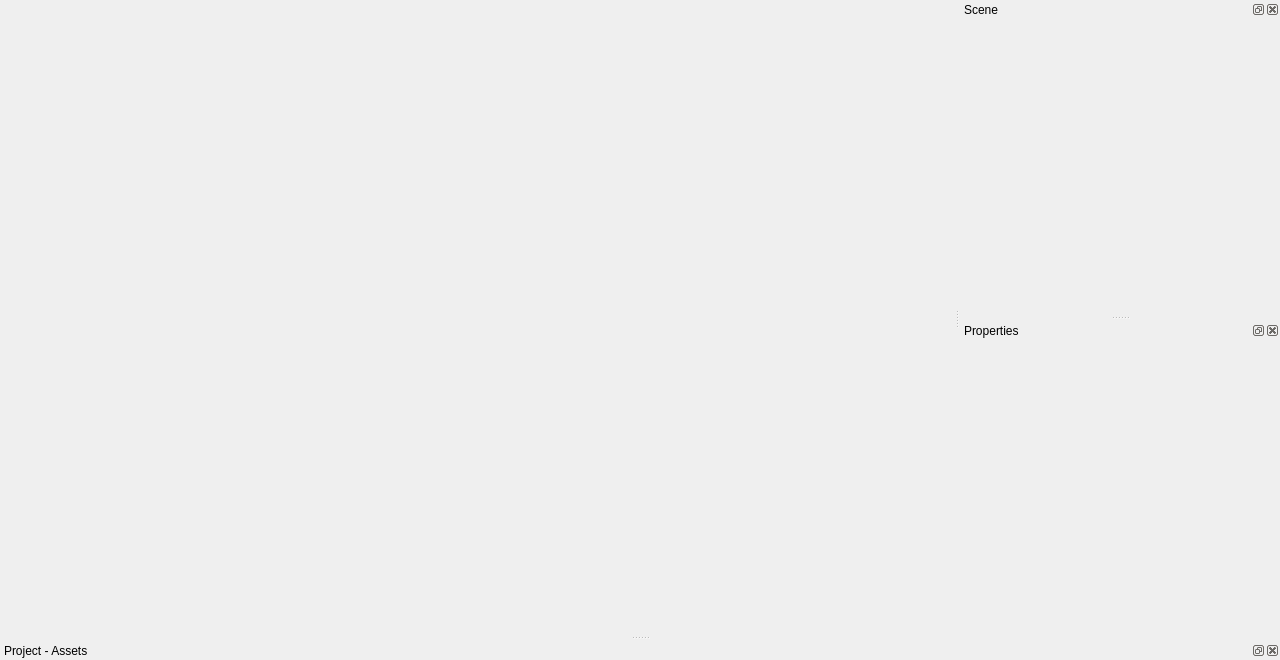
<?xml version="1.0" encoding="UTF-8"?>
<ui version="4.0">
 <class>EditorWindow</class>
 <widget class="QMainWindow" name="EditorWindow">
  <property name="geometry">
   <rect>
    <x>0</x>
    <y>0</y>
    <width>1280</width>
    <height>660</height>
   </rect>
  </property>
  <property name="sizePolicy">
   <sizepolicy hsizetype="MinimumExpanding" vsizetype="MinimumExpanding">
    <horstretch>0</horstretch>
    <verstretch>0</verstretch>
   </sizepolicy>
  </property>
  <property name="minimumSize">
   <size>
    <width>900</width>
    <height>660</height>
   </size>
  </property>
  <property name="windowTitle">
   <string/>
  </property>
  <property name="windowIcon">
   <iconset resource="../gameplay-editor.qrc">
    <normaloff>:/res/images/icon.png</normaloff>:/res/images/icon.png</iconset>
  </property>
  <property name="tabShape">
   <enum>QTabWidget::Rounded</enum>
  </property>
  <property name="dockOptions">
   <set>QMainWindow::AllowTabbedDocks|QMainWindow::AnimatedDocks</set>
  </property>
  <widget class="QWidget" name="centralWidget"/>
  <widget class="QDockWidget" name="sceneDockWidget">
   <property name="sizePolicy">
    <sizepolicy hsizetype="Fixed" vsizetype="Preferred">
     <horstretch>0</horstretch>
     <verstretch>0</verstretch>
    </sizepolicy>
   </property>
   <property name="minimumSize">
    <size>
     <width>320</width>
     <height>33</height>
    </size>
   </property>
   <property name="allowedAreas">
    <set>Qt::BottomDockWidgetArea|Qt::LeftDockWidgetArea|Qt::RightDockWidgetArea</set>
   </property>
   <property name="windowTitle">
    <string>Scene</string>
   </property>
   <attribute name="dockWidgetArea">
    <number>2</number>
   </attribute>
   <widget class="QWidget" name="sceneDockWidgetContents"/>
  </widget>
  <widget class="QDockWidget" name="propertiesDockWidget">
   <property name="sizePolicy">
    <sizepolicy hsizetype="Fixed" vsizetype="Preferred">
     <horstretch>0</horstretch>
     <verstretch>0</verstretch>
    </sizepolicy>
   </property>
   <property name="minimumSize">
    <size>
     <width>300</width>
     <height>33</height>
    </size>
   </property>
   <property name="allowedAreas">
    <set>Qt::BottomDockWidgetArea|Qt::LeftDockWidgetArea|Qt::RightDockWidgetArea</set>
   </property>
   <property name="windowTitle">
    <string>Properties</string>
   </property>
   <attribute name="dockWidgetArea">
    <number>2</number>
   </attribute>
   <widget class="QWidget" name="propertiesDockWidgetContents"/>
  </widget>
  <widget class="QDockWidget" name="projectDockWidget">
   <property name="allowedAreas">
    <set>Qt::BottomDockWidgetArea|Qt::LeftDockWidgetArea|Qt::RightDockWidgetArea</set>
   </property>
   <property name="windowTitle">
    <string>Project - Assets</string>
   </property>
   <attribute name="dockWidgetArea">
    <number>8</number>
   </attribute>
   <widget class="QWidget" name="projectDockWidgetContents"/>
  </widget>
  <action name="actionNew">
   <property name="icon">
    <iconset resource="../gameplay-editor.qrc">
     <normaloff>:/res/images/project-new.png</normaloff>:/res/images/project-new.png</iconset>
   </property>
   <property name="text">
    <string>New</string>
   </property>
   <property name="shortcut">
    <string>Meta+Shift+N</string>
   </property>
  </action>
  <action name="actionOpen">
   <property name="icon">
    <iconset resource="../gameplay-editor.qrc">
     <normaloff>:/res/images/project-open.png</normaloff>:/res/images/project-open.png</iconset>
   </property>
   <property name="text">
    <string>Open</string>
   </property>
   <property name="shortcut">
    <string>Meta+Shift+O</string>
   </property>
  </action>
  <action name="actionSave">
   <property name="icon">
    <iconset resource="../gameplay-editor.qrc">
     <normaloff>:/res/images/project-save.png</normaloff>:/res/images/project-save.png</iconset>
   </property>
   <property name="text">
    <string>Save</string>
   </property>
   <property name="shortcut">
    <string>Meta+S</string>
   </property>
  </action>
  <action name="actionPreferences">
   <property name="icon">
    <iconset resource="../gameplay-editor.qrc">
     <normaloff>:/res/images/project-preferences.png</normaloff>:/res/images/project-preferences.png</iconset>
   </property>
   <property name="text">
    <string>Preferences</string>
   </property>
  </action>
  <action name="actionUndo">
   <property name="text">
    <string>Undo</string>
   </property>
   <property name="shortcut">
    <string>Meta+Z</string>
   </property>
  </action>
  <action name="actionRedo">
   <property name="text">
    <string>Redo</string>
   </property>
   <property name="shortcut">
    <string>Meta+Y</string>
   </property>
  </action>
  <action name="actionCut">
   <property name="text">
    <string>Cut</string>
   </property>
   <property name="shortcut">
    <string>Meta+X</string>
   </property>
  </action>
  <action name="actionCopy">
   <property name="text">
    <string>Copy</string>
   </property>
   <property name="shortcut">
    <string>Meta+C</string>
   </property>
  </action>
  <action name="actionPaste">
   <property name="text">
    <string>Paste</string>
   </property>
   <property name="shortcut">
    <string>Meta+V</string>
   </property>
  </action>
  <action name="actionDuplicate">
   <property name="text">
    <string>Duplicate</string>
   </property>
   <property name="shortcut">
    <string>Meta+D</string>
   </property>
  </action>
  <action name="actionDelete">
   <property name="text">
    <string>Delete</string>
   </property>
   <property name="shortcut">
    <string>Meta+Backspace</string>
   </property>
  </action>
  <action name="actionFrame">
   <property name="text">
    <string>Frame (Center)</string>
   </property>
   <property name="shortcut">
    <string>F</string>
   </property>
  </action>
  <action name="actionFind">
   <property name="text">
    <string>Find</string>
   </property>
   <property name="shortcut">
    <string>Meta+F</string>
   </property>
  </action>
  <action name="actionImport">
   <property name="icon">
    <iconset resource="../gameplay-editor.qrc">
     <normaloff>:/res/images/project-import.png</normaloff>:/res/images/project-import.png</iconset>
   </property>
   <property name="text">
    <string>Import Asset</string>
   </property>
   <property name="shortcut">
    <string>Meta+I</string>
   </property>
  </action>
  <action name="actionAdd">
   <property name="icon">
    <iconset resource="../gameplay-editor.qrc">
     <normaloff>:/res/images/scene-add.png</normaloff>:/res/images/scene-add.png</iconset>
   </property>
   <property name="text">
    <string>Add to Scene</string>
   </property>
   <property name="shortcut">
    <string>Meta+N</string>
   </property>
  </action>
  <action name="actionHelp">
   <property name="icon">
    <iconset resource="../gameplay-editor.qrc">
     <normaloff>:/res/images/project-help.png</normaloff>:/res/images/project-help.png</iconset>
   </property>
   <property name="text">
    <string>Help</string>
   </property>
   <property name="shortcut">
    <string>Meta+H</string>
   </property>
  </action>
  <action name="actionAbout">
   <property name="text">
    <string>About</string>
   </property>
  </action>
  <action name="actionPlay">
   <property name="icon">
    <iconset resource="../gameplay-editor.qrc">
     <normaloff>:/res/images/project-play.png</normaloff>:/res/images/project-play.png</iconset>
   </property>
   <property name="text">
    <string>Play Game</string>
   </property>
   <property name="shortcut">
    <string>F5</string>
   </property>
  </action>
  <action name="actionPackage">
   <property name="icon">
    <iconset resource="../gameplay-editor.qrc">
     <normaloff>:/res/images/project-package.png</normaloff>:/res/images/project-package.png</iconset>
   </property>
   <property name="text">
    <string>Package</string>
   </property>
   <property name="shortcut">
    <string>F7</string>
   </property>
  </action>
  <action name="actionShowGrid">
   <property name="checkable">
    <bool>true</bool>
   </property>
   <property name="icon">
    <iconset resource="../gameplay-editor.qrc">
     <normaloff>:/res/images/show-grid.png</normaloff>:/res/images/show-grid.png</iconset>
   </property>
   <property name="text">
    <string>Show - Grid</string>
   </property>
   <property name="toolTip">
    <string>Show - Grid</string>
   </property>
  </action>
  <action name="actionFullscreen">
   <property name="checkable">
    <bool>false</bool>
   </property>
   <property name="icon">
    <iconset resource="../gameplay-editor.qrc">
     <normaloff>:/res/images/view-fullscreen.png</normaloff>:/res/images/view-fullscreen.png</iconset>
   </property>
   <property name="text">
    <string>View Fullscreen</string>
   </property>
  </action>
  <action name="actionTransformMove">
   <property name="checkable">
    <bool>true</bool>
   </property>
   <property name="checked">
    <bool>false</bool>
   </property>
   <property name="icon">
    <iconset resource="../gameplay-editor.qrc">
     <normaloff>:/res/images/transform-move.png</normaloff>:/res/images/transform-move.png</iconset>
   </property>
   <property name="text">
    <string>Move (W)</string>
   </property>
   <property name="toolTip">
    <string>Move (W)</string>
   </property>
   <property name="shortcut">
    <string>W</string>
   </property>
  </action>
  <action name="actionTransformRotate">
   <property name="checkable">
    <bool>true</bool>
   </property>
   <property name="icon">
    <iconset resource="../gameplay-editor.qrc">
     <normaloff>:/res/images/transform-rotate.png</normaloff>:/res/images/transform-rotate.png</iconset>
   </property>
   <property name="text">
    <string>Rotate (E)</string>
   </property>
   <property name="toolTip">
    <string>Rotate (E)</string>
   </property>
   <property name="shortcut">
    <string>E</string>
   </property>
  </action>
  <action name="actionTransformScale">
   <property name="checkable">
    <bool>true</bool>
   </property>
   <property name="icon">
    <iconset resource="../gameplay-editor.qrc">
     <normaloff>:/res/images/transform-scale.png</normaloff>:/res/images/transform-scale.png</iconset>
   </property>
   <property name="text">
    <string>Scale (R)</string>
   </property>
   <property name="toolTip">
    <string>Scale (R)</string>
   </property>
   <property name="shortcut">
    <string>R</string>
   </property>
  </action>
  <action name="actionTransformMode">
   <property name="text">
    <string>Transform - Mode</string>
   </property>
   <property name="toolTip">
    <string>Transform - Mode</string>
   </property>
  </action>
  <action name="actionTransformMode_World">
   <property name="icon">
    <iconset resource="../gameplay-editor.qrc">
     <normaloff>:/res/images/transform-mode-world.png</normaloff>:/res/images/transform-mode-world.png</iconset>
   </property>
   <property name="text">
    <string>Transform - World</string>
   </property>
   <property name="toolTip">
    <string>Transform - World</string>
   </property>
  </action>
  <action name="actionTransformMode_Local">
   <property name="icon">
    <iconset resource="../gameplay-editor.qrc">
     <normaloff>:/res/images/transform-mode-local.png</normaloff>:/res/images/transform-mode-local.png</iconset>
   </property>
   <property name="text">
    <string>Transform - Local</string>
   </property>
   <property name="toolTip">
    <string>Transform - Local</string>
   </property>
  </action>
  <action name="actionAdd_Node">
   <property name="icon">
    <iconset resource="../gameplay-editor.qrc">
     <normaloff>:/res/images/scene-node.png</normaloff>:/res/images/scene-node.png</iconset>
   </property>
   <property name="text">
    <string>Add Node</string>
   </property>
   <property name="toolTip">
    <string>Add Node</string>
   </property>
  </action>
  <action name="actionAdd_Cube">
   <property name="icon">
    <iconset resource="../gameplay-editor.qrc">
     <normaloff>:/res/images/scene-shape-cube.png</normaloff>:/res/images/scene-shape-cube.png</iconset>
   </property>
   <property name="text">
    <string>Add Cube</string>
   </property>
   <property name="toolTip">
    <string>Add Cube</string>
   </property>
  </action>
  <action name="actionAdd_Cone">
   <property name="icon">
    <iconset resource="../gameplay-editor.qrc">
     <normaloff>:/res/images/scene-shape-cone.png</normaloff>:/res/images/scene-shape-cone.png</iconset>
   </property>
   <property name="text">
    <string>Add Cone</string>
   </property>
   <property name="toolTip">
    <string>Add Cone</string>
   </property>
  </action>
  <action name="actionAdd_Cylinder">
   <property name="icon">
    <iconset resource="../gameplay-editor.qrc">
     <normaloff>:/res/images/scene-shape-cylinder.png</normaloff>:/res/images/scene-shape-cylinder.png</iconset>
   </property>
   <property name="text">
    <string>Add Cylinder</string>
   </property>
   <property name="toolTip">
    <string>Add Cylinder</string>
   </property>
  </action>
  <action name="actionAdd_Sphere">
   <property name="icon">
    <iconset resource="../gameplay-editor.qrc">
     <normaloff>:/res/images/scene-shape-sphere.png</normaloff>:/res/images/scene-shape-sphere.png</iconset>
   </property>
   <property name="text">
    <string>Add Sphere</string>
   </property>
   <property name="toolTip">
    <string>Add Sphere</string>
   </property>
  </action>
  <action name="actionAdd_Camera">
   <property name="icon">
    <iconset resource="../gameplay-editor.qrc">
     <normaloff>:/res/images/scene-camera.png</normaloff>:/res/images/scene-camera.png</iconset>
   </property>
   <property name="text">
    <string>Add Camera</string>
   </property>
   <property name="toolTip">
    <string>Add Camera</string>
   </property>
  </action>
  <action name="actionAdd_SpotLight">
   <property name="icon">
    <iconset resource="../gameplay-editor.qrc">
     <normaloff>:/res/images/scene-light-spot.png</normaloff>:/res/images/scene-light-spot.png</iconset>
   </property>
   <property name="text">
    <string>Add Spot Light</string>
   </property>
   <property name="toolTip">
    <string>Add Spot Light</string>
   </property>
  </action>
  <action name="actionAdd_PointLight">
   <property name="icon">
    <iconset resource="../gameplay-editor.qrc">
     <normaloff>:/res/images/scene-light-point.png</normaloff>:/res/images/scene-light-point.png</iconset>
   </property>
   <property name="text">
    <string>Add Point Light</string>
   </property>
   <property name="toolTip">
    <string>Add Point Light</string>
   </property>
  </action>
  <action name="actionAdd_DirectionalLight">
   <property name="icon">
    <iconset resource="../gameplay-editor.qrc">
     <normaloff>:/res/images/scene-light-directional.png</normaloff>:/res/images/scene-light-directional.png</iconset>
   </property>
   <property name="text">
    <string>Add Directional Light</string>
   </property>
   <property name="toolTip">
    <string>Add Directional Light</string>
   </property>
  </action>
  <action name="actionAdd_Terrain">
   <property name="icon">
    <iconset resource="../gameplay-editor.qrc">
     <normaloff>:/res/images/scene-terrain.png</normaloff>:/res/images/scene-terrain.png</iconset>
   </property>
   <property name="text">
    <string>Add Terrain</string>
   </property>
   <property name="toolTip">
    <string>Add Terrain</string>
   </property>
  </action>
  <action name="actionAdd_Sprite">
   <property name="icon">
    <iconset resource="../gameplay-editor.qrc">
     <normaloff>:/res/images/scene-sprite.png</normaloff>:/res/images/scene-sprite.png</iconset>
   </property>
   <property name="text">
    <string>Add Sprite</string>
   </property>
   <property name="toolTip">
    <string>Add Sprite</string>
   </property>
  </action>
  <action name="actionAdd_Text">
   <property name="icon">
    <iconset resource="../gameplay-editor.qrc">
     <normaloff>:/res/images/scene-text.png</normaloff>:/res/images/scene-text.png</iconset>
   </property>
   <property name="text">
    <string>Add Text</string>
   </property>
   <property name="toolTip">
    <string>Add Text</string>
   </property>
  </action>
  <action name="actionAdd_Form">
   <property name="icon">
    <iconset resource="../gameplay-editor.qrc">
     <normaloff>:/res/images/scene-form.png</normaloff>:/res/images/scene-form.png</iconset>
   </property>
   <property name="text">
    <string>Add Form</string>
   </property>
   <property name="toolTip">
    <string>Add Form</string>
   </property>
  </action>
  <action name="actionAdd_ParticleEmitter">
   <property name="icon">
    <iconset resource="../gameplay-editor.qrc">
     <normaloff>:/res/images/scene-particles.png</normaloff>:/res/images/scene-particles.png</iconset>
   </property>
   <property name="text">
    <string>Add Particle Emitter</string>
   </property>
   <property name="toolTip">
    <string>Add Particle Emitter</string>
   </property>
  </action>
  <action name="actionAdd_Audio">
   <property name="icon">
    <iconset resource="../gameplay-editor.qrc">
     <normaloff>:/res/images/scene-audio.png</normaloff>:/res/images/scene-audio.png</iconset>
   </property>
   <property name="text">
    <string>Add Audio</string>
   </property>
   <property name="toolTip">
    <string>Add Audio</string>
   </property>
  </action>
  <action name="actionAdd_Video">
   <property name="icon">
    <iconset resource="../gameplay-editor.qrc">
     <normaloff>:/res/images/scene-video.png</normaloff>:/res/images/scene-video.png</iconset>
   </property>
   <property name="text">
    <string>Add Video</string>
   </property>
   <property name="toolTip">
    <string>Add Video</string>
   </property>
  </action>
  <action name="actionShading">
   <property name="text">
    <string>Shading</string>
   </property>
   <property name="toolTip">
    <string>Shading</string>
   </property>
  </action>
  <action name="actionShading_Lit">
   <property name="icon">
    <iconset resource="../gameplay-editor.qrc">
     <normaloff>:/res/images/shading-lit.png</normaloff>:/res/images/shading-lit.png</iconset>
   </property>
   <property name="text">
    <string>Shading - Lit</string>
   </property>
   <property name="toolTip">
    <string>Shading - Lit</string>
   </property>
  </action>
  <action name="actionShading_Unlit">
   <property name="icon">
    <iconset resource="../gameplay-editor.qrc">
     <normaloff>:/res/images/shading-unlit.png</normaloff>:/res/images/shading-unlit.png</iconset>
   </property>
   <property name="text">
    <string>Shading - Unlit</string>
   </property>
   <property name="toolTip">
    <string>Shading - Unlit</string>
   </property>
  </action>
  <action name="actionShading_Wireframe">
   <property name="icon">
    <iconset resource="../gameplay-editor.qrc">
     <normaloff>:/res/images/shading-wireframe.png</normaloff>:/res/images/shading-wireframe.png</iconset>
   </property>
   <property name="text">
    <string>Shading - Wireframe</string>
   </property>
   <property name="toolTip">
    <string>Shading - Wireframe</string>
   </property>
  </action>
 </widget>
 <layoutdefault spacing="6" margin="11"/>
 <resources>
  <include location="../gameplay-editor.qrc"/>
 </resources>
 <connections/>
 <slots>
  <slot>openProject()</slot>
  <slot>newProject()</slot>
  <slot>closeProject()</slot>
 </slots>
</ui>
